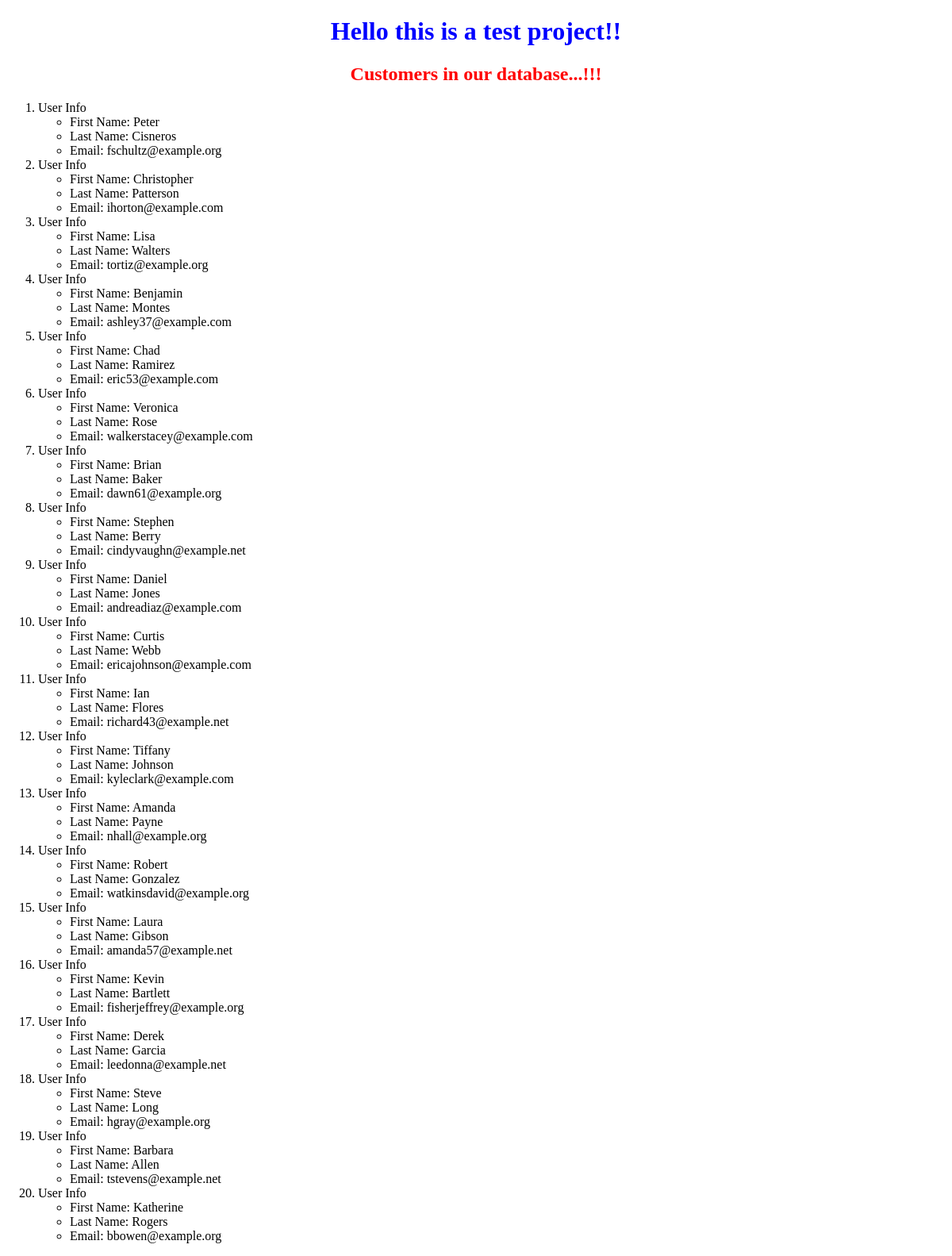
/users/, run on the app's committed database.
### appTwo/models.py (models this page shows, shortened)
class User(models.Model):
    first_name = models.CharField(max_length=30)
    last_name = models.CharField(max_length=30)
    email = models.EmailField(max_length=30, unique=True)

### appTwo/views.py (the view)
# urls.py: path("users/",views.users,name="users"),
def users(request):
    user_records = User.objects.order_by("id")
    userdict = {"user_table": user_records}
    return render(request,"apptwo/users2.html",context=userdict)

### templates/appTwo/users2.html (shortened to what this page needs)
<!DOCTYPE html>
{% load static %}
<html>
  <head>
    <link rel="stylesheet" href="{% static "styles/styles.css" %}">
  </head>
  <body>
    <h1>Hello this is a test project!!</h1>
    <h2>Customers in our database...!!!</h2>
    <div class="userclass">
      {% if user_table %}
          <ol>
            {% for record_object in user_table %}
              <li>User Info</li>
                <ul>
                  <li>First Name: {{ record_object.first_name }}</li>
                  <li>Last Name: {{ record_object.last_name }}</li>
                  <li>Email: {{ record_object.email }}</li>
                </ul>
            {% endfor %}
          </ol>
      {% else %}
        <h2>No data found in our database...!!!</h2>
      {% endif %}
    </div>
  </body>
</html>

### static/styles/styles.css (style rules this page uses)
h1 { text-align: center; color: blue; }
h2 { text-align: center; color: red; }
ol li { counter-increment: section; }

### data on the page
User: first_name "Peter", last_name "Cisneros", email "fschultz@example.org"
User: first_name "Christopher", last_name "Patterson", email "ihorton@example.com"
User: first_name "Lisa", last_name "Walters", email "tortiz@example.org"
User: first_name "Benjamin", last_name "Montes", email "ashley37@example.com"
User: first_name "Chad", last_name "Ramirez", email "eric53@example.com"
User: first_name "Veronica", last_name "Rose", email "walkerstacey@example.com"
User: first_name "Brian", last_name "Baker", email "dawn61@example.org"
User: first_name "Stephen", last_name "Berry", email "cindyvaughn@example.net"
User: first_name "Daniel", last_name "Jones", email "andreadiaz@example.com"
User: first_name "Curtis", last_name "Webb", email "ericajohnson@example.com"
User: first_name "Ian", last_name "Flores", email "richard43@example.net"
User: first_name "Tiffany", last_name "Johnson", email "kyleclark@example.com"
User: first_name "Amanda", last_name "Payne", email "nhall@example.org"
User: first_name "Robert", last_name "Gonzalez", email "watkinsdavid@example.org"
User: first_name "Laura", last_name "Gibson", email "amanda57@example.net"
User: first_name "Kevin", last_name "Bartlett", email "fisherjeffrey@example.org"
User: first_name "Derek", last_name "Garcia", email "leedonna@example.net"
User: first_name "Steve", last_name "Long", email "hgray@example.org"
User: first_name "Barbara", last_name "Allen", email "tstevens@example.net"
User: first_name "Katherine", last_name "Rogers", email "bbowen@example.org"
